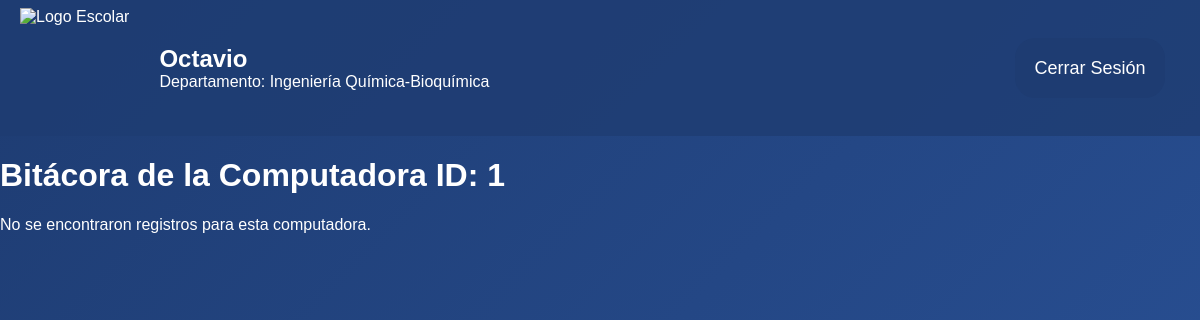
The page /Admin/bitacoraPc.php?id_computadora=1 (signed in) on the database its author committed.
### tables this page shows
CREATE TABLE `usuarios` (
  `id_usuario` int(11) NOT NULL,
  `nombre` varchar(255) DEFAULT NULL,
  `correo` varchar(255) DEFAULT NULL,
  `password` varchar(255) DEFAULT NULL,
  `rol` enum('Admin','Usuario','Tecnico','Jefe') DEFAULT NULL,
  `id_departamento` int(11) DEFAULT NULL,
  `calificacion` float NOT NULL
);

CREATE TABLE `departamentos` (
  `id_departamento` int(11) NOT NULL,
  `Nombre` varchar(255) DEFAULT NULL
);

### User/ObtenerUser.php (called while the page is built, shortened)
<?php
include("../ConexionBD.php");
$user_id = $_SESSION['id'];
$query = "SELECT u.nombre AS usuario_nombre, d.nombre AS departamento_nombre
          FROM usuarios u
          INNER JOIN departamentos d ON u.id_departamento = d.id_departamento
          WHERE u.id_usuario = ?";
$stmt = $conn->prepare($query);
$stmt->bind_param("i", $user_id);
$stmt->execute();
$result = $stmt->get_result();
if ($result->num_rows > 0) {
    $department_data = $result->fetch_assoc();
    $user_name = $department_data['usuario_nombre'];
    $department_name = $department_data['departamento_nombre'];
} else {
    echo "Usuario no encontrado";
}
?>

### Admin/bitacoraPc.php (the view, shortened to what this page needs)
<?php
include("../User/ObtenerUser.php");
include("Querrys.php");
if (isset($_GET['id_computadora'])) {
    $id_computadora = $_GET['id_computadora'];
    $query = "SELECT * FROM vitacora WHERE id_pc = ?";
    $stmt = $conn->prepare($query);
    $stmt->bind_param("i", $id_computadora);
    $stmt->execute();
    $result = $stmt->get_result();
} else {
    echo "<script>alert('ID de computadora no proporcionado.'); window.location.href='index.html';</script>";
    exit;
}
?>
<!DOCTYPE html>
<html lang="en">
<head>
    <link rel="stylesheet" href="css/bitacora.css">
</head>
<body>
    <div class="header">
        <div class="logo-user">
            <img src="../imagen/logoTec.png" alt="Logo Escolar">
            <div class="user-info">
                <h2><?php echo htmlspecialchars($user_name); ?></h2>
                <p>Departamento: <?php echo htmlspecialchars($department_name); ?></p>
            </div>
        </div>
        <div class="nav-options">
            <a href="../index.html">Cerrar Sesión</a>
        </div>
    </div>
    <div class="container">
        <h1>Bitácora de la Computadora ID: <?php echo htmlspecialchars($id_computadora); ?></h1>
        <?php if ($result->num_rows > 0): ?>
            <table border="1">
                <thead>
                    <tr>
                        <th>ID PC</th>
                        <th>Descripción</th>
                        <th>Cambio Realizado</th>
                    </tr>
                </thead>
                <tbody>
                    <?php while ($row = $result->fetch_assoc()): ?>
                        <tr>
                            <td><?php echo htmlspecialchars($row['id_pc']); ?></td>
                            <td><?php echo htmlspecialchars($row['descripcion']); ?></td>
                            <td><?php echo htmlspecialchars($row['cambio']); ?></td>
                            <td><?php echo htmlspecialchars($row['tecnico']); ?></td>
                            <td><?php echo htmlspecialchars($row['fecha']); ?></td>
                        </tr>
                    <?php endwhile; ?>
                </tbody>
            </table>
        <?php else: ?>
            <p>No se encontraron registros para esta computadora.</p>
        <?php endif; ?>
    </div>
</body>
</html>

### Admin/css/bitacora.css (style rules this page uses)
html, body { height: 100%; padding: 0; margin: 0; font-family: Arial, sans-serif; background: linear-gradient(135deg, #1e3c72, #2a5298); background-size: cover; color: white; }
.header { display: flex; justify-content: space-between; height: 12%; align-items: center; padding: 20px; background-color: rgba(30, 60, 114, 0.8); color: white; }
.logo-user { display: flex; align-items: center; }
.logo-user img { height: 120px; margin-right: 30px; }
.user-info h2, .user-info p { margin: 0; }
.nav-options { display: flex; justify-content: center; padding: 10px; background-color: transparent; }
.nav-options a { margin: 5px; color: white; background-color: #1e3c72; text-decoration: none; font-size: 18px; width: 150px; height: 60px; line-height: 60px; text-align: center; border-radius: 20px; transition: background-color 0.3s ease, transform 0.2s ease; display: inline-block; }

### rows shown on the page
usuarios: nombre "Octavio", id_departamento.Nombre "Ingeniería Química-Bioquímica"

### other values the page prints
$id_computadora "1"
